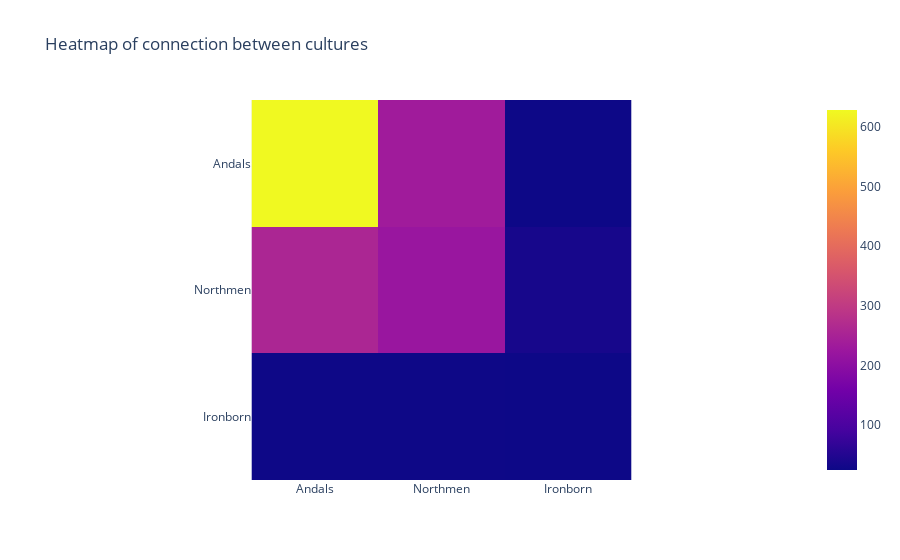

The notebook cell saved with this chart:
### Markdown cell above
In the figure below, the connection between cultures are investigated. Here it can be seen that the *Andals* are the most connected culture, followed by *Northmen*. Furthermore, it can be seen that these two cultures interact alot. 

It can be seen that the third most connected culture is *Valyrians* which does not mainly interact with themselves, but instead are most connected to *Andals*.

### Code cell
fig_count, df_count, fig_heatmap, df_connection = most_connected_on_attribute("culture",3 ,True)
fig_heatmap.show()

### Figure 1 — Plotly figure (JSON) as saved in the notebook; plotly's stock layout.template omitted (floating-point values rounded to 4 significant figures)
{"data": [{"coloraxis": "coloraxis", "hovertemplate": "x: %{x}<br>y: %{y}<br>color: %{z}<extra></extra>", "name": "0", "type": "heatmap", "x": ["Andals", "Northmen", "Ironborn"], "xaxis": "x", "y": ["Andals", "Northmen", "Ironborn"], "yaxis": "y", "z": [[628, 234, 25], [257, 222, 37], [26, 26, 25]]}], "layout": {"coloraxis": {"colorscale": [[0, "#0d0887"], [0.1111, "#46039f"], [0.2222, "#7201a8"], [0.3333, "#9c179e"], [0.4444, "#bd3786"], [0.5556, "#d8576b"], [0.6667, "#ed7953"], [0.7778, "#fb9f3a"], [0.8889, "#fdca26"], [1, "#f0f921"]]}, "title": {"text": "Heatmap of connection between cultures"}, "xaxis": {"anchor": "y", "constrain": "domain", "domain": [0, 1], "scaleanchor": "y"}, "yaxis": {"anchor": "x", "autorange": "reversed", "constrain": "domain", "domain": [0, 1]}}}
